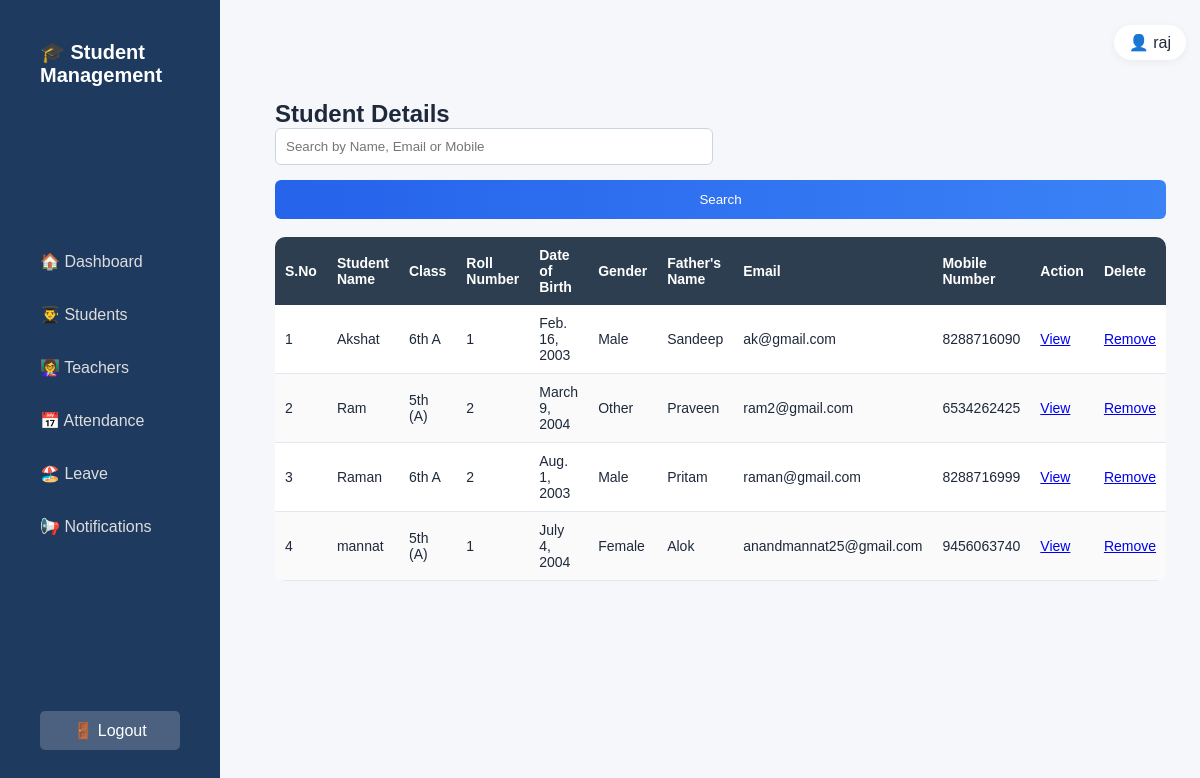
The app's page /students/ (signed in) with its own data.
### students/models.py (models this page shows)
class Student(models.Model):
    GENDER_CHOICES=[("Male","Male"),
                    ("Female","Female"),
                    ("Other","Other")]
    student_name=models.CharField(max_length=100,default='')
    father_name=models.CharField(max_length=100,default='')
    mobile_number=models.CharField(max_length=10)
    dob=models.DateField(default=None)
    gender=models.CharField(max_length=100, choices=GENDER_CHOICES)
    email=models.EmailField(unique=True)
    class_student=models.CharField(max_length=10)
    roll_number=models.IntegerField()
    created_at=models.DateTimeField(auto_now_add=True)
    updated_at=models.DateTimeField(auto_now=True)
    def __str__(self):
        return self.student_name
    class Meta:
        db_table="Student"
        ordering=["student_name"]

### students/views.py (the view)
# urls.py: path("students/",views.table,name='table_url'),
@login_required(login_url='login')
def table(request):
    student_register=Student.objects.all()
    search = request.GET.get('search')
    if search:
        student_register = Student.objects.filter(
    Q(student_name__icontains=search) |
    Q(email__icontains=search) |
    Q(mobile_number__icontains=search))
    context={
        'student':student_register,
    }
    print(student_register,'students')
    return render(request,'student_app/table.html',context)

### templates/student_app/table.html
{% extends 'student_app/base.html' %}
{% block content %}
<div class="container">
    <h2>Student Details</h2>
    <form method="GET">
        <input type="text" name="search" placeholder="Search by Name, Email or Mobile">
        <button type="submit">Search</button>
    </form>
    <br>
    <table>
        <thead>
            <tr>
                <th>S.No</th>
                <th>Student Name</th>
                <th>Class</th>
                <th>Roll Number</th>
                <th>Date of Birth</th>
                <th>Gender</th>
                <th>Father's Name</th>
                <th>Email</th>
                <th>Mobile Number</th>
                <th>Action</th>
                <th>Delete</th>
            </tr>
        </thead>
        <tbody>
            {% for i in student %}
            <tr>
                <td>{{ forloop.counter }}</td>
                <td>{{ i.student_name }}</td>
                <td>{{ i.class_student }}</td>
                <td>{{ i.roll_number }}</td>
                <td>{{ i.dob }}</td>
                <td>{{ i.gender }}</td>
                <td>{{ i.father_name }}</td>
                <td>{{ i.email }}</td>
                <td>{{ i.mobile_number }}</td>
                <td>
                    <a href="{% url 'update_statudent_view' i.id %}">View</a>
                </td>
                <td>
                    <a href="{% url 'delete_student' i.id %}">Remove</a>
                </td>
            </tr>
            {% empty %}
            <tr>
                <td colspan="11">No students found</td>
            </tr>
            {% endfor %}
        </tbody>
    </table>
</div>
{% endblock %}

### templates/student_app/base.html (shortened to what this page needs)
{% load static %}
<!DOCTYPE html>
<html lang="en">
<head>
    <link rel="stylesheet" href="{% static 'css/dashboard.css' %}">
</head>
<body>
<aside class="sidebar">
    <div class="logo">🎓 Student Management</div>
    <nav>
        <a href="{% url 'dashboard' %}">🏠 Dashboard</a>
        <a href="{% url 'table_url' %}">👨‍🎓 Students</a>
        <a href="{% url 'teachers' %}">👩‍🏫 Teachers</a>
        <a href="{% url 'attendance' %}">📅 Attendance</a>
        <a href="{#}">🏖️ Leave</a>
        <a href="{% url 'notification' %}">📢 Notifications</a>
    </nav>
    <div class="sidebar-bottom">
        <a href="{% url 'logout' %}">🚪 Logout</a>
    </div>
</aside>
<main class="main-content">
    <header class="top-header">
        <div class="user-info">
            👤 {{ request.user.username }}
        </div>
    </header>
    <div class="content">
        {% block content %}
        {% endblock %}
    </div>
</main>
</body>
</html>

### static/css/dashboard.css (style rules this page uses)
* { margin: 0; padding: 0; box-sizing: border-box; }
body { font-family: 'Segoe UI', sans-serif; display: flex; background: #f4f7fb; color: #1e293b; }
.sidebar { width: 230px; height: 100vh; background: linear-gradient(180deg, #1e3c72, #2a5298); color: white; position: fixed; left: 0; top: 0; display: flex; flex-direction: column; justify-content: space-between; }
.logo { font-size: 20px; font-weight: bold; padding: 20px; }
.sidebar nav a { display: block; padding: 12px 20px; color: #ddd; text-decoration: none; transition: 0.3s; }
.sidebar-bottom { padding: 20px; }
.sidebar-bottom a { background: rgba(255,255,255,0.2); padding: 10px; display: block; text-align: center; border-radius: 6px; color: white; text-decoration: none; }
.main-content { margin-left: 230px; width: 100%; padding: 25px; }
.top-header { display: flex; justify-content: space-between; align-items: center; margin-bottom: 20px; }
.user-info { background: #fff; padding: 8px 15px; border-radius: 20px; box-shadow: 0 2px 8px rgba(0,0,0,0.05); }
table { width: 100%; border-collapse: collapse; }
table th { background: #f1f5f9; padding: 12px; text-align: left; font-size: 14px; }
table td { padding: 10px; border-bottom: 1px solid #e2e8f0; font-size: 14px; }
form { display: grid; grid-template-columns: repeat(2, 1fr); gap: 15px; }
form input, form select { padding: 10px; border-radius: 6px; border: 1px solid #cbd5e1; }
form button { grid-column: span 2; padding: 12px; background: linear-gradient(90deg, #2563eb, #3b82f6); color: white; border: none; border-radius: 6px; cursor: pointer; }
* { margin:0; padding:0; box-sizing:border-box; font-family: Arial, sans-serif; }
body { display:flex; background:#f4f6f9; }
.sidebar { width:220px; height:100vh; background:#1e3a5f; color:white; padding:20px; }
.sidebar a { display:block; color:white; text-decoration:none; padding:10px; margin:10px 0; border-radius:5px; }
table { width:100%; border-collapse:collapse; background:white; border-radius:10px; overflow:hidden; }
th, td { padding:12px; text-align:left; }
th { background:#f1f1f1; }
tr:nth-child(even) { background:#fafafa; }
body { background: #f5f7fb; font-family: Arial, sans-serif; }
.container { padding: 20px; }
table { width: 100%; border-collapse: collapse; background: white; }
table th { background: #2c3e50; color: white; }
table th, table td { padding: 10px; }

### records on screen
Student: student_name "Akshat", class_student "6th A", roll_number "1", dob "Feb. 16, 2003", gender "Male", father_name "Sandeep", email "ak@gmail.com", mobile_number "8288716090"
Student: student_name "Ram", class_student "5th (A)", roll_number "2", dob "March 9, 2004", gender "Other", father_name "Praveen", email "ram2@gmail.com", mobile_number "6534262425"
Student: student_name "Raman", class_student "6th A", roll_number "2", dob "Aug. 1, 2003", gender "Male", father_name "Pritam", email "raman@gmail.com", mobile_number "8288716999"
Student: student_name "mannat", class_student "5th (A)", roll_number "1", dob "July 4, 2004", gender "Female", father_name "Alok", email "anandmannat25@gmail.com", mobile_number "9456063740"

### other values on screen
{{ request.user.username }} "raj"
